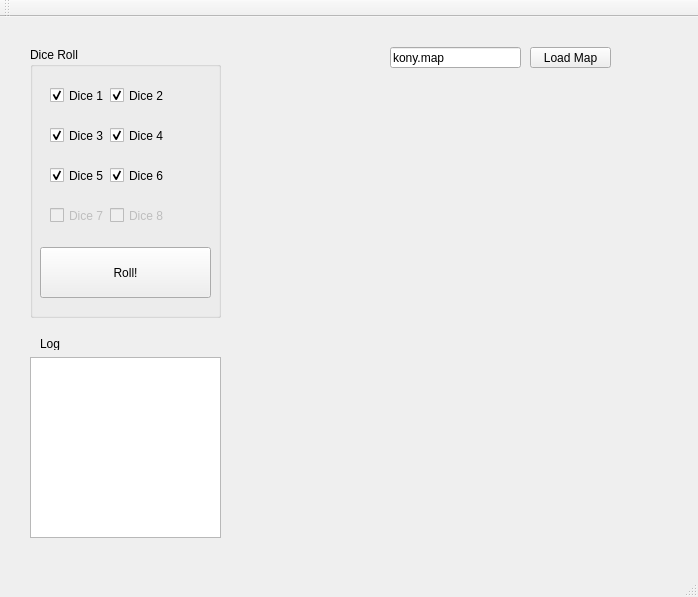
<?xml version="1.0" encoding="UTF-8"?>
<ui version="4.0">
 <class>MainWindow</class>
 <widget class="QMainWindow" name="MainWindow">
  <property name="geometry">
   <rect>
    <x>0</x>
    <y>0</y>
    <width>698</width>
    <height>597</height>
   </rect>
  </property>
  <property name="windowTitle">
   <string>MainWindow</string>
  </property>
  <widget class="QWidget" name="centralWidget">
   <widget class="QLabel" name="label">
    <property name="geometry">
     <rect>
      <x>40</x>
      <y>320</y>
      <width>47</width>
      <height>13</height>
     </rect>
    </property>
    <property name="text">
     <string>Log</string>
    </property>
   </widget>
   <widget class="QGroupBox" name="groupBox">
    <property name="geometry">
     <rect>
      <x>30</x>
      <y>30</y>
      <width>191</width>
      <height>271</height>
     </rect>
    </property>
    <property name="title">
     <string>Dice Roll</string>
    </property>
    <widget class="QCheckBox" name="diceCheckBox_1">
     <property name="geometry">
      <rect>
       <x>20</x>
       <y>40</y>
       <width>70</width>
       <height>17</height>
      </rect>
     </property>
     <property name="text">
      <string>Dice 1</string>
     </property>
     <property name="checked">
      <bool>true</bool>
     </property>
    </widget>
    <widget class="QPushButton" name="pushButton">
     <property name="geometry">
      <rect>
       <x>10</x>
       <y>200</y>
       <width>171</width>
       <height>51</height>
      </rect>
     </property>
     <property name="text">
      <string>Roll!</string>
     </property>
    </widget>
    <widget class="QCheckBox" name="diceCheckBox_2">
     <property name="geometry">
      <rect>
       <x>80</x>
       <y>40</y>
       <width>70</width>
       <height>17</height>
      </rect>
     </property>
     <property name="text">
      <string>Dice 2</string>
     </property>
     <property name="checked">
      <bool>true</bool>
     </property>
    </widget>
    <widget class="QCheckBox" name="diceCheckBox_3">
     <property name="geometry">
      <rect>
       <x>20</x>
       <y>80</y>
       <width>70</width>
       <height>17</height>
      </rect>
     </property>
     <property name="text">
      <string>Dice 3</string>
     </property>
     <property name="checked">
      <bool>true</bool>
     </property>
    </widget>
    <widget class="QCheckBox" name="diceCheckBox_4">
     <property name="geometry">
      <rect>
       <x>80</x>
       <y>80</y>
       <width>70</width>
       <height>17</height>
      </rect>
     </property>
     <property name="text">
      <string>Dice 4</string>
     </property>
     <property name="checked">
      <bool>true</bool>
     </property>
    </widget>
    <widget class="QCheckBox" name="diceCheckBox_5">
     <property name="geometry">
      <rect>
       <x>20</x>
       <y>120</y>
       <width>70</width>
       <height>17</height>
      </rect>
     </property>
     <property name="text">
      <string>Dice 5</string>
     </property>
     <property name="checked">
      <bool>true</bool>
     </property>
    </widget>
    <widget class="QCheckBox" name="diceCheckBox_6">
     <property name="geometry">
      <rect>
       <x>80</x>
       <y>120</y>
       <width>70</width>
       <height>17</height>
      </rect>
     </property>
     <property name="text">
      <string>Dice 6</string>
     </property>
     <property name="checked">
      <bool>true</bool>
     </property>
    </widget>
    <widget class="QCheckBox" name="diceCheckBox_7">
     <property name="enabled">
      <bool>false</bool>
     </property>
     <property name="geometry">
      <rect>
       <x>20</x>
       <y>160</y>
       <width>70</width>
       <height>17</height>
      </rect>
     </property>
     <property name="text">
      <string>Dice 7</string>
     </property>
    </widget>
    <widget class="QCheckBox" name="diceCheckBox_8">
     <property name="enabled">
      <bool>false</bool>
     </property>
     <property name="geometry">
      <rect>
       <x>80</x>
       <y>160</y>
       <width>70</width>
       <height>17</height>
      </rect>
     </property>
     <property name="text">
      <string>Dice 8</string>
     </property>
    </widget>
   </widget>
   <widget class="QPlainTextEdit" name="plainTextEdit">
    <property name="geometry">
     <rect>
      <x>30</x>
      <y>340</y>
      <width>191</width>
      <height>181</height>
     </rect>
    </property>
   </widget>
   <widget class="QPushButton" name="pushButton_2">
    <property name="geometry">
     <rect>
      <x>530</x>
      <y>30</y>
      <width>81</width>
      <height>21</height>
     </rect>
    </property>
    <property name="text">
     <string>Load Map</string>
    </property>
   </widget>
   <widget class="QLineEdit" name="lineEdit">
    <property name="geometry">
     <rect>
      <x>390</x>
      <y>30</y>
      <width>131</width>
      <height>21</height>
     </rect>
    </property>
    <property name="text">
     <string>kony.map</string>
    </property>
   </widget>
  </widget>
  <widget class="QMenuBar" name="menuBar">
   <property name="geometry">
    <rect>
     <x>0</x>
     <y>0</y>
     <width>698</width>
     <height>21</height>
    </rect>
   </property>
  </widget>
  <widget class="QToolBar" name="mainToolBar">
   <attribute name="toolBarArea">
    <enum>TopToolBarArea</enum>
   </attribute>
   <attribute name="toolBarBreak">
    <bool>false</bool>
   </attribute>
  </widget>
  <widget class="QStatusBar" name="statusBar"/>
 </widget>
 <layoutdefault spacing="6" margin="11"/>
 <resources/>
 <connections/>
</ui>
